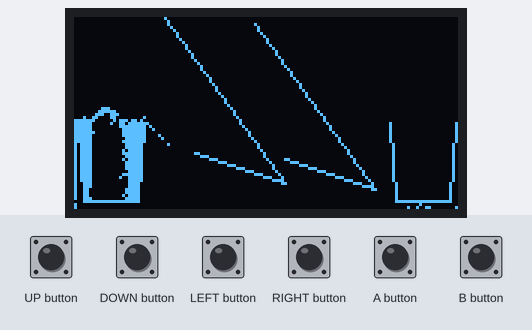
Simulated run of this sketch. Board: Arduboy, built for the host (arithmetic inside an expression is 32-bit, double 64-bit). Parts: 128×64 one-colour display. Inputs (shaded band) come from the test bench.

Above: at 1.2 s.
1.3 s: UP button pressed for 0.15 s
At 1.67 s:
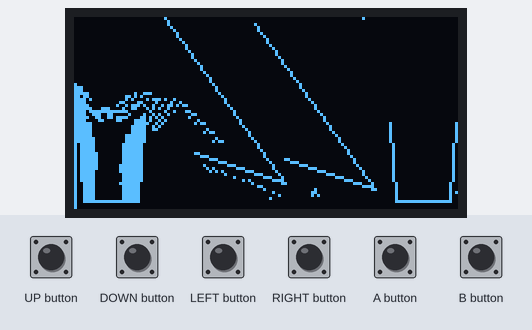
2.0 s: LEFT button pressed for 0.15 s
At 2.28 s:
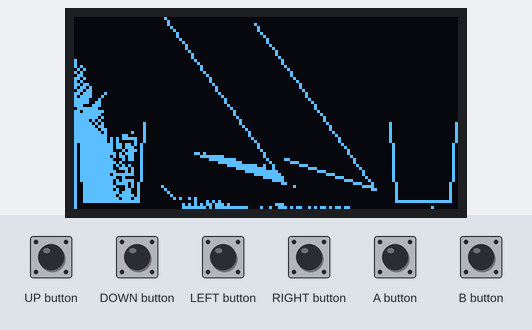
2.7 s: RIGHT button pressed for 0.15 s
At 2.88 s:
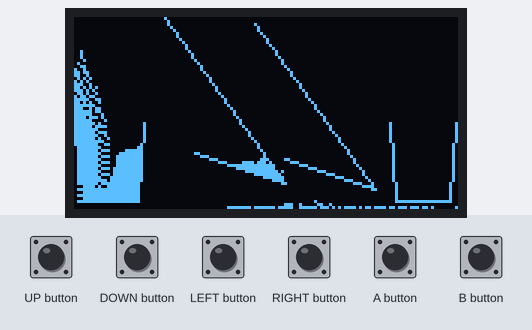
3.4 s: B button pressed for 0.15 s
At 3.8 s:
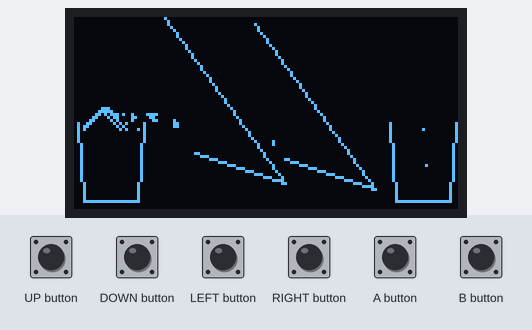
4.1 s: UP button pressed for 1 s
At 4.4 s:
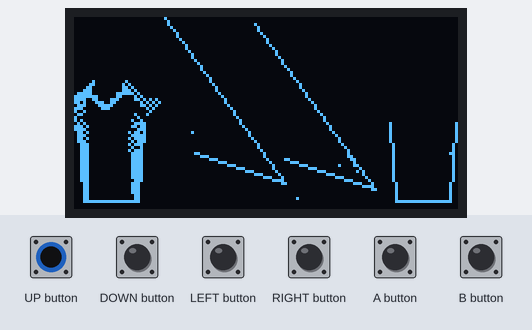
5.7 s: LEFT button pressed for 1 s
At 5.92 s:
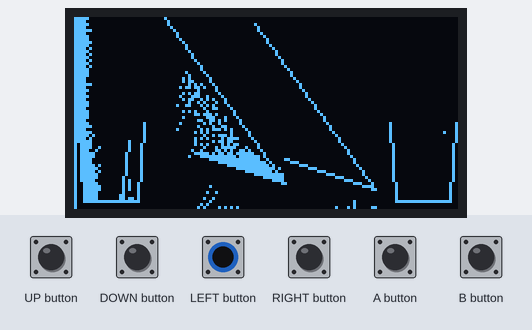
Timing chart, 0 to 8.3 s (numbered marks = the images above; inputs shaded):
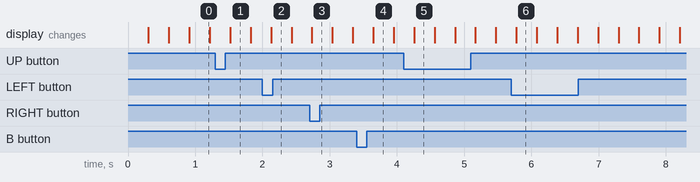

The sketch:

fillthebucket.ino
```cpp
#include <Arduboy2.h>

Arduboy2 arduboy;

struct Particle{
  byte x;
  byte y;
};
//can probably change all of these for booleans honestly
//but modulus is going to come in handy a lot
int8_t x_vol;
int8_t y_vol;
int8_t x_brownian;
int8_t y_brownian;
byte brown;

struct Particle p[300];

void setup() {
  arduboy.begin();

  startGame();
  arduboy.clear();
}

void loop() {
    if (!(arduboy.nextFrameDEV())){
      brown++;
      return;
    }
    arduboy.pollButtons();

    if(arduboy.pressed(B_BUTTON))startGame();

    x_vol = 0;
    y_vol = 127;

    if(arduboy.pressed(LEFT_BUTTON)){
        x_vol = -128;
    }
    if(arduboy.pressed(RIGHT_BUTTON)){
        x_vol = 127;
    }
    if(arduboy.pressed(UP_BUTTON)){
        y_vol = -128;
    }else if(x_vol!=0){y_vol = 0;}

    for(int i = 0; i < sizeof(p); i++){
      arduboy.drawPixel(p[i].x,p[i].y,BLACK);

      x_brownian = x_vol;
      if(x_vol == 0)
        x_brownian = (brown++%2==0)?-1:1;
      y_brownian = y_vol;
      if(y_vol == 0)
        y_brownian = (brown++%2==0)?-1:1;

      if(x_brownian>0){
        if(canMove(p[i].x+1,p[i].y)){
          p[i].x++;
        }
      }else{
        if(canMove(p[i].x-1,p[i].y)){
          p[i].x--;
        }
      }
      if(y_brownian>0){
        if(canMove(p[i].x,p[i].y+1)){
          p[i].y++;
        }
      }else{
        if(canMove(p[i].x,p[i].y-1)){
          p[i].y--;
        }
      }

      arduboy.drawPixel(p[i].x,p[i].y,WHITE);
    }
    arduboy.clear();
    for(int i = 0; i < sizeof(p); i++){
      arduboy.drawPixel(p[i].x,p[i].y,WHITE);
    }

    drawMess(0,0);
    drawMess(30,2);
    drawBucket(0,0);
    drawBucket(104,0);


    arduboy.display();
}
void startGame(){
  for(int i = 0; i < sizeof(p); i++){
    p[i].x = 10;
    p[i].y = 30;
  }
}
void drawMess(int8_t x,int8_t y){
    arduboy.drawLine(70+x,55+y,30+x,y);
    arduboy.drawLine(40+x,45+y,70+x,55+y);
}
void drawBucket(int8_t x,int8_t y){
    arduboy.drawLine(1+x,35+y,3+x,61+y);
    arduboy.drawLine(23+x,35+y,21+x,61+y);
    arduboy.drawLine(3+x,61+y,21+x,61+y);
}

boolean canMove(byte x, byte y){
  return !(arduboy.getPixel(x,y)==WHITE||x<0||y<0||y>63||x>127);
}
```
